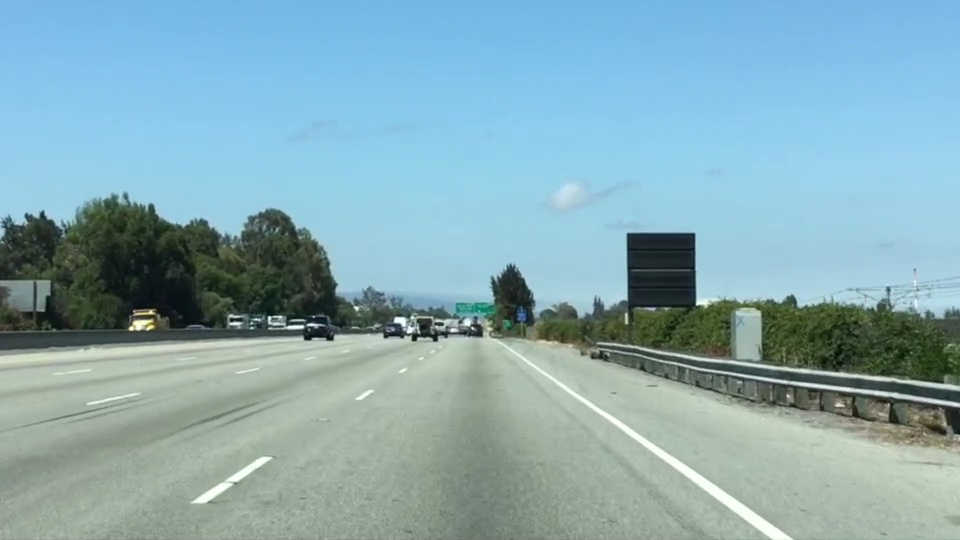
#> input picture term1/test.jpg, 960 x 540 px
$ python color_selection.py
#> lines starting #> are read from the running program, lines starting #| are printed output that depends on the picture; after the words box and inside, x2 and y2 are one past the last pixel; in counts of white or black regions, pixels touching at a corner belong together
import matplotlib.pyplot as plt
import matplotlib.image as mpimg
import numpy as np

image = mpimg.imread('test.jpg')
#> image is the input picture: shape (540, 960, 3); mean R, G, B 135.5, 171.1, 179.2

print('This image is : ',type(image),'with dimension',image.shape)
#| This image is :  <class 'numpy.ndarray'> with dimension (540, 960, 3)

ysize = image.shape[0]
#> ysize = 540
xsize = image.shape[1]
#> xsize = 960
colour_select = np.copy(image)

red_threshold = 200
green_threshold = 200
blue_threshold = 200
rgb_threshold = [red_threshold,green_threshold,blue_threshold]

thresholds = (image[:,:,0] < rgb_threshold[0]) \
             |(image[:,:,1] < rgb_threshold[1]) \
             |(image[:,:,2] < rgb_threshold[2])
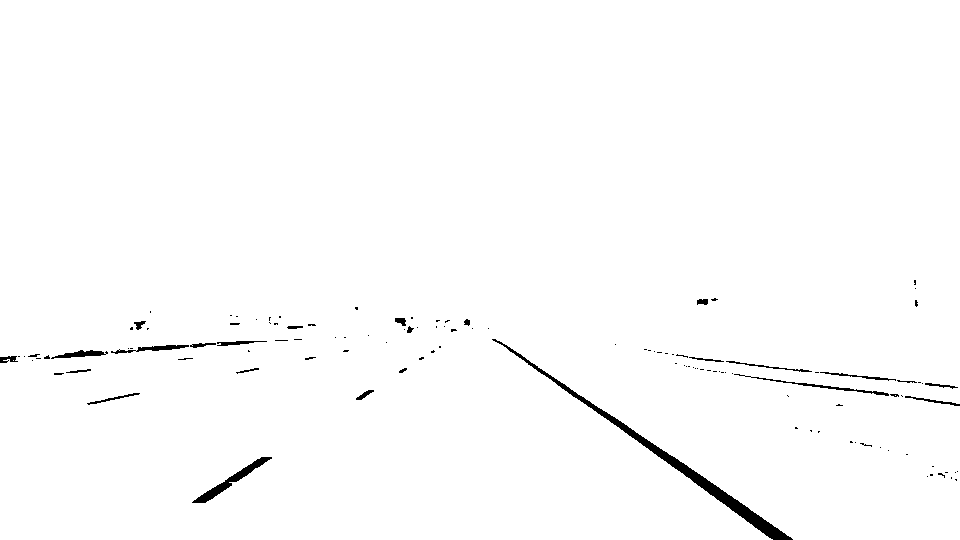
#> thresholds: shape (540, 960) bool; 98.9% white; 121 black regions (95 under 20 px), largest, box (x1, y1, x2, y2) and area: (492, 339, 793, 540) 2493, (192, 457, 272, 503) 624, (734, 374, 889, 396) 302

colour_select[thresholds] = [0,0,0]
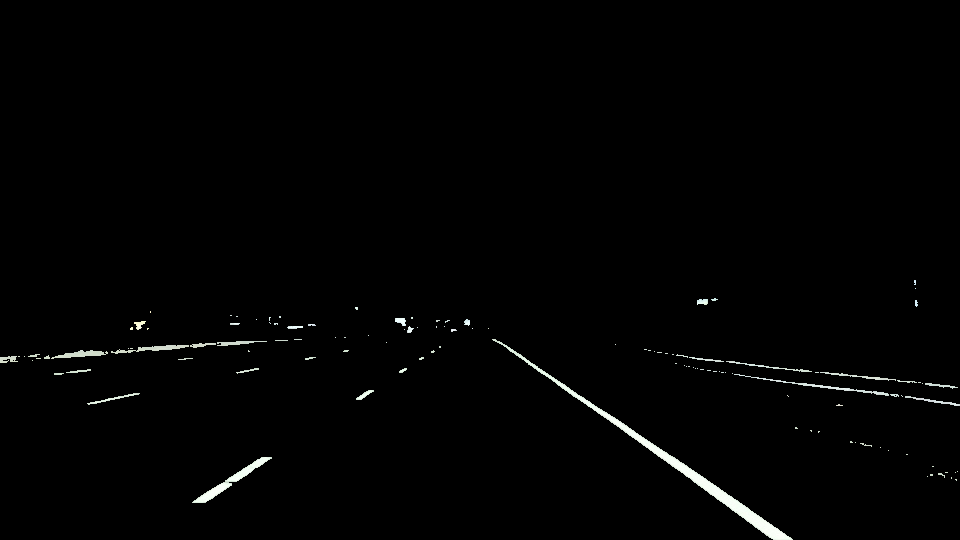
#> colour_select: shape (540, 960, 3); mean R, G, B 2.5, 2.7, 2.5

plt.figure(1)
plt.subplot(211)
plt.title('Input Image')
plt.imshow(image)
plt.subplot(212)
plt.title('After thresholding')
plt.imshow(colour_select)
#plt.imshow(thresholds)
plt.show()
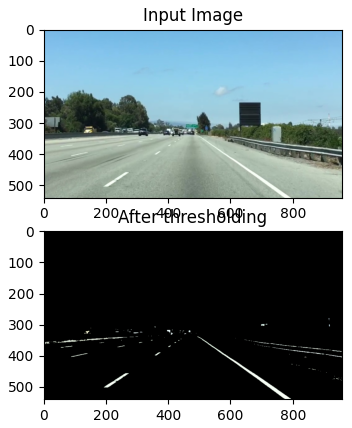
#> figure drawn by matplotlib, 2 panels
